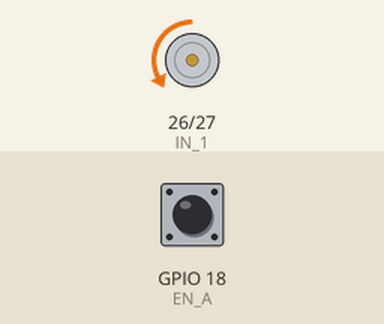
Bench run of a sketch on a simulated ESP32. On the bench: motor-driver pin pairs drawn as motors (green arrow = first pin HIGH = forward, orange = second pin HIGH = backward, longer = more drive, scaled by the enable pin). The test bench sets the inputs (shaded band); at power-on: GPIO 18 (EN_A) HIGH. What the sketch prints to the serial monitor is not drawn.

Above: at 0.15 s.
At 0.7 s:
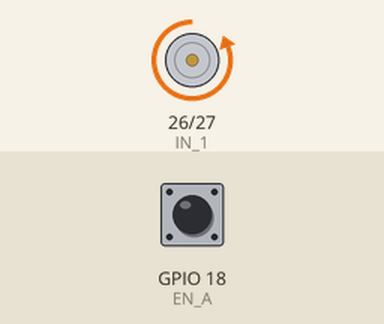
Timing chart, 0 to 2.2 s (numbered marks = the images above):
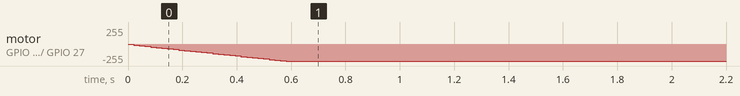

Measured:
- by itself, motor on GPIO 26 (IN_1) / GPIO 27 (IN_2): moves from stopped to backward 255/255 over 0.56 s

The sketch:

VELOCIDAD_6V_ENCODERS.ino
```cpp
//Código del profe

//Definir pines de entrada y salida

#define IN_1 26 //Entrada 1 del puente H
#define IN_2 27 //Entrada 2 del puente H
#define EN 14   //ENABLE del puente H

#define EN_A 18 //Canal A del encoder
#define EN_B 19 //Canal B del encoder

//Configuracion del PWM
#define PWM_CH 0
#define FREQ 5000
#define RES 8

//tiempo de muestreo
#define DT 20000

//Caracteristicas del motor
#define REDUCTOR 34
#define CPR 12

//Variables del programa
double pos = 0;
double pos_ant = 0;
double timer = 0;
float vel = 0;
int duty_cycle = 100;

//*********************
float kp=0.1; // Proporcional
float ki=5; // Integral
float kd=0.0005; // Derivativo

// periodo de muestreo
//usamos DT

float y[2]={0,0};//salida y[0] salida actual y[1] anterior
float e[3]={0,0,0}; //e[0] error actual e[1] error anterior
float K1,K2,K3;

//*********************

//Función que se ejecuta cada vez que hay un cambio (FALLING) en el canal A del encoder
void IRAM_ATTR int_callback(){
  if (digitalRead(EN_B)==0){
    pos = pos + 1;
  } else {
    pos = pos - 1;
  }
}

void setup() {
  //Inicializar puerto serial
  Serial.begin(115200);

  // Definir entradas y salidas
  pinMode (IN_1, OUTPUT);
  pinMode (IN_2, OUTPUT);
  pinMode (EN, OUTPUT);

  pinMode (EN_A, INPUT);
  pinMode (EN_B, INPUT);

  //Definimos la interrupción la cual se ejecutara en cada flanco de bajada del canal A del encoder
  attachInterrupt(EN_A, int_callback, FALLING);

  //Configurar el canal de PWM
  ledcSetup(PWM_CH, FREQ, RES);
  ledcAttachPin(EN, PWM_CH);

  //Seleccionar sentido de giro
//  digitalWrite(IN_1, LOW);
//  digitalWrite(IN_2, HIGH);
//  //Mandar una velocidad al motor
//  ledcWrite(PWM_CH, duty_cycle);

  //**********************
  K1 = kp + (DT/1000000.0)*ki + kd/(DT/1000000.0); //cambiamos T por DT = Periodo del muestreo
  K2 = - kp -2.0*kd/(DT/1000000.0);
  K3 = kd/(DT/1000000.0);
  //**********************

}


float referencia = 90;

void loop() {

  //Revisar si ha transcurrido un periodo de tiempo
  if ((micros()-timer)>DT){
    timer = micros();

    //Estimadando la velocidad del motor en rpm
    vel = (((pos - pos_ant)/DT)/(CPR*REDUCTOR))*(1000000*60); //rpm's //ahora es nuestro sensor
    pos_ant = pos; //para que vuelva a calcular la pos

    //**************
    e[0]= referencia - vel;

    y[0]=K1*e[0]+K2*e[1]+K3*e[2]+y[1];  //este es el PID
    if(y[0]>255) y[0]=255;
    if(y[0]<-255) y[0]=-255; // maximo PWM de arduino

    //desplazamos las muestras para las anteriores. por la naturaleza digital
    e[2]=e[1];
    e[1]=e[0];
    y[1]=y[0];

    // Si tuvieramos un solo PWM y dos digitales para sentido, aquí abajo mandamos al actuador
    if(y[0]>= 0)
    {
      digitalWrite(IN_2, HIGH);
      digitalWrite(IN_1, LOW);
      ledcWrite(PWM_CH, y[0]); //escribir la acción de control
      }
     else
     {
      digitalWrite(IN_2,LOW);
      digitalWrite(IN_1,HIGH);
      ledcWrite(PWM_CH, -y[0]); //Para hacerlo positivo
      }
    //**************


    Serial.print(referencia);
    Serial.print("  ");
    Serial.print(vel);
    Serial.print("  ");
    Serial.print(e[0]);
    Serial.print("  ");
    Serial.println(y[0]);

  }


}

String mensaje;
int indexa = 0;
void serialEvent()
{
    char ch = Serial.read();
    mensaje.concat(ch);
    if(mensaje.charAt(indexa) == '\n' && mensaje.charAt(indexa-1) == '\r')
    {
      indexa = 0;
      referencia = mensaje.toFloat();
      mensaje = "";
      }
    else{
    indexa++;
    }
}
```
